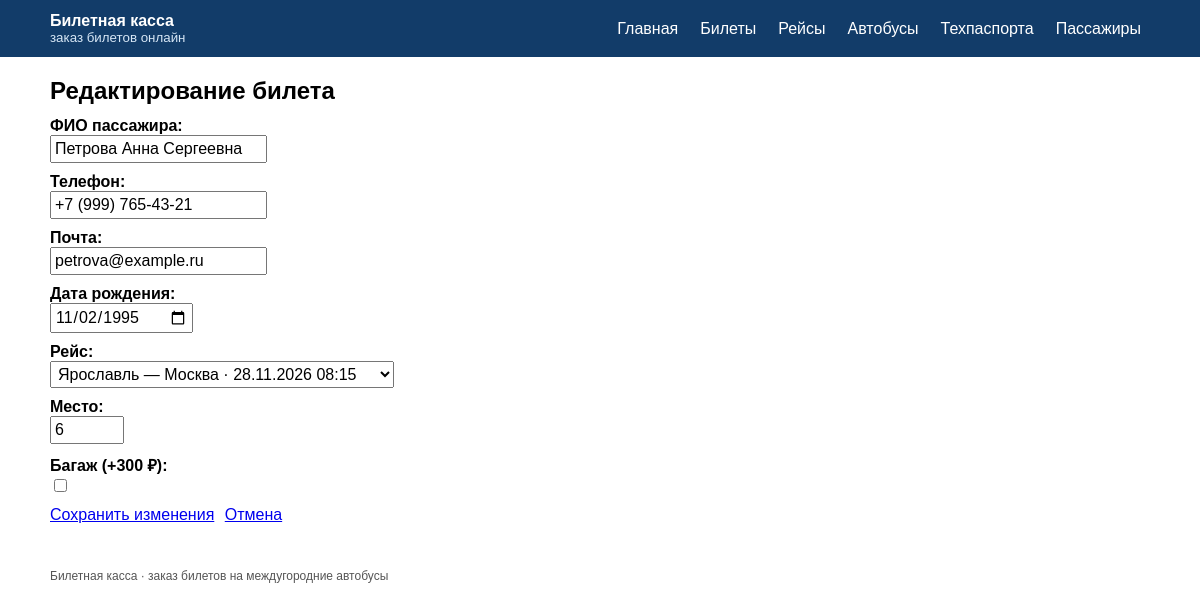
The page /tickets/2/edit/ on the database its author committed.
### Z3app/models.py (models this page shows, shortened)
class Passenger(models.Model):
    full_name = models.CharField('ФИО', max_length=100)
    phone = models.CharField('Телефон', max_length=20, validators=[phone_validator])
    email = models.EmailField('Электронная почта')
    birth_date = models.DateField('Дата рождения', validators=[validate_not_future])
    photo = models.ImageField(
        'Фотография', upload_to='passengers/', blank=True, null=True,
    )
    class Meta:
        verbose_name = 'пассажир'
        verbose_name_plural = 'Пассажиры'
        ordering = ['full_name']

class Ticket(models.Model):
    STATUS_CHOICES = [
        ('booked', 'Забронирован'),
        ('paid', 'Оплачен'),
        ('cancelled', 'Отменён'),
    ]
    passenger = models.ForeignKey(
        Passenger, on_delete=models.CASCADE, related_name='tickets', verbose_name='Пассажир',
    )
    trip = models.ForeignKey(
        Trip, on_delete=models.CASCADE, related_name='tickets', verbose_name='Рейс',
    )
    seat = models.PositiveSmallIntegerField(
        'Место', validators=[MinValueValidator(1), MaxValueValidator(100)],
    )
    status = models.CharField(
        'Статус', max_length=10, choices=STATUS_CHOICES, default='booked',
    )
    baggage = models.BooleanField('Багаж (+300 ₽)', default=False)
    receipt = models.FileField(
        'Квитанция', upload_to='receipts/', blank=True, null=True,
    )
    created_at = models.DateTimeField('Оформлен', auto_now_add=True)
    total = models.DecimalField(
        'Итого, ₽', max_digits=10, decimal_places=2, default=0, editable=False,
    )
    paid_at = models.DateTimeField('Оплачен', null=True, blank=True, editable=False)
    refunded_at = models.DateTimeField('Возвращён', null=True, blank=True, editable=False)
    refund_amount = models.DecimalField(
        'Сумма возврата, ₽', max_digits=10, decimal_places=2, default=0, editable=False,
    )
    class Meta:
        verbose_name = 'билет'
        verbose_name_plural = 'Билеты'
        ordering = ['-created_at']
        constraints = [
            models.UniqueConstraint(
                fields=['trip', 'seat'],
                condition=~models.Q(status='cancelled'),
                name='unique_active_seat_per_trip',
            ),
        ]

### Z3app/views.py (the view)
# urls.py: path('tickets/<int:pk>/edit/', views.ticket_edit, name='ticket_edit'),
def ticket_edit(request, pk):
    ticket = get_object_or_404(Ticket, pk=pk)
    form = TicketForm(request.POST or None, request.FILES or None, instance=ticket)
    if request.method == 'POST' and form.is_valid():
        form.save()
        messages.success(request, 'Билет обновлён')
        return redirect('ticket_detail', pk=ticket.pk)
    return render(request, 'form.html', {
        'form': form,
        'title': f'Билет №{ticket.pk}',
        'header': 'Редактирование билета',
        'back_url': 'ticket_detail',
        'back_pk': ticket.pk,
        'submit_label': 'Сохранить изменения',
    })

### Z3app/models.py (called while the page is built)
    def __str__(self):
        return f'{self.from_city} — {self.to_city} · {self.departure_date:%d.%m.%Y} {self.departure_time:%H:%M}'

### templates/form.html (shortened to what this page needs)
{% extends 'base.html' %}
{% block header %}{{ header }}{% endblock %}
{% block content %}
<div class="panel form-panel">
    <form method="post" enctype="multipart/form-data">
        {% for field in form %}
        <div class="field">
            {{ field.label_tag }}
            {{ field }}
        </div>
        {% endfor %}
        <div class="actions">
            <button type="submit" class="btn">{{ submit_label|default:"Сохранить" }}</button>
            {% if back_pk %}
            <a class="btn btn-light" href="{% url back_url back_pk %}">Отмена</a>
            {% else %}
            <a class="btn btn-light" href="{% url back_url %}">Отмена</a>
            {% endif %}
        </div>
    </form>
</div>
{% endblock %}

### templates/base.html (style rules this page uses)
body { font-family: Arial, sans-serif; margin: 0; background: #ffffff; color: #000000; }
.panel { margin-bottom: 15px; }
.btn { margin-right: 6px; border: none; background: none; padding: 0; color: #0000ee; text-decoration: underline; font: inherit; cursor: pointer; }
.actions { margin-top: 10px; }
.form-panel { max-width: 700px; }
.field { margin-bottom: 10px; }
.field label { display: block; font-weight: bold; }
.field input[type="text"], .field input[type="email"], .field input[type="number"], .field input[type="date"], .field input[type="time"], .field input[type="file"], .field select, .field textarea { padding: 3px; font: inherit; }

### rows shown on the page
Passenger: form "Петрова Анна Сергеевна" "+7 (999) 765-43-21" "petrova@example.ru"
Ticket: form "Ярославль — Москва · 28.11.2026 08:15" "6"

### other values the page prints
{{ header }} "Редактирование билета"
{{ field.label_tag }} "ФИО пассажира:" "Телефон:" "Почта:" "Дата рождения:" "Рейс:" "Место:" "Багаж (+300 ₽):"
{{ submit_label|default:"Сохранить" }} "Сохранить изменения"
